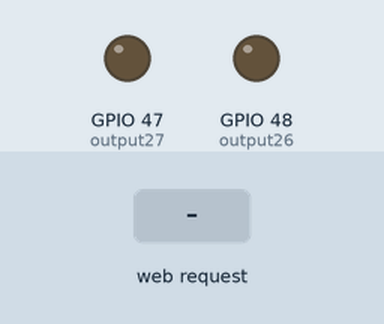
Bench run of a sketch on a simulated ESP32. On the bench: output pins drawn as LEDs (lit = HIGH). The test bench sets the inputs (shaded band). WiFi joins after 1.5 s; servers stay silent unless stated; what the sketch prints to the serial monitor is not drawn.

Above: at 2.7 s.
2.8 s: HTTP request GET /26/on received
At 4.0 s:
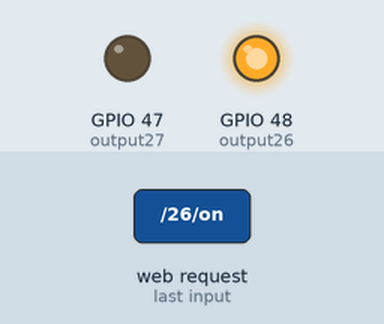
4.3 s: HTTP request GET /27/on received
At 5.2 s:
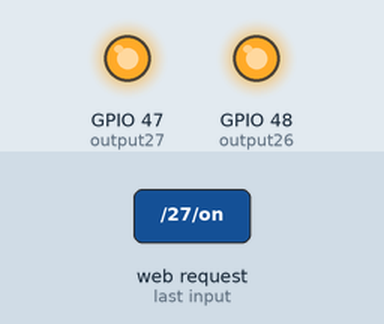
5.8 s: HTTP request GET /26/off received
At 6.3 s:
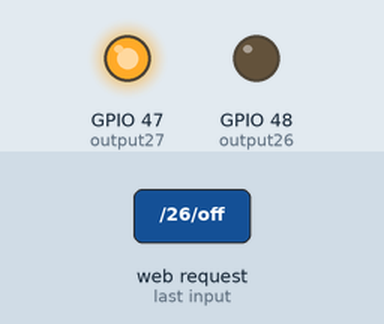
7.3 s: HTTP request GET /27/off received
At 8.7 s:
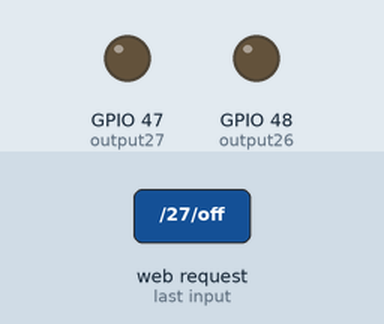
Timing chart, 0 to 9.8 s (numbered marks = the images above; inputs shaded):
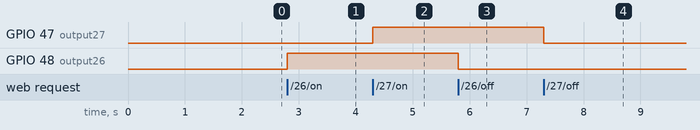

The sketch:

02_WiFi_STA_Web_Auth.ino
```cpp
// (licence header left out)
#include <WiFi.h>
#include <WebServer.h>

// Replace with your network credentials
const char* ssid = "Nightingale_IoT";
const char* password = "1122334455";

// Username and password for web page access
const char* http_username = "admin";
const char* http_password = "123456";

// Assign output variables to GPIO pins
const int output26 = 48;
const int output27 = 47;
String output26State = "off";
String output27State = "off";

// Create a web server object
WebServer server(80);

// Function to authenticate user
bool isAuthenticated() {
  if (!server.authenticate(http_username, http_password)) {
    server.requestAuthentication();
    return false;
  }
  return true;
}

// Function to handle turning GPIO 26 on
void handleGPIO26On() {
  if (!isAuthenticated()) return;
  output26State = "on";
  digitalWrite(output26, HIGH);
  handleRoot();
}

// Function to handle turning GPIO 26 off
void handleGPIO26Off() {
  if (!isAuthenticated()) return;
  output26State = "off";
  digitalWrite(output26, LOW);
  handleRoot();
}

// Function to handle turning GPIO 27 on
void handleGPIO27On() {
  if (!isAuthenticated()) return;
  output27State = "on";
  digitalWrite(output27, HIGH);
  handleRoot();
}

// Function to handle turning GPIO 27 off
void handleGPIO27Off() {
  if (!isAuthenticated()) return;
  output27State = "off";
  digitalWrite(output27, LOW);
  handleRoot();
}

// Function to handle the root URL and show the current states
void handleRoot() {
  if (!isAuthenticated()) return;

  String html = "<!DOCTYPE html><html><head><meta name=\"viewport\" content=\"width=device-width, initial-scale=1\">";
  html += "<link rel=\"icon\" href=\"data:,\">";
  html += "<style>html { font-family: Helvetica; display: inline-block; margin: 0px auto; text-align: center;}";
  html += ".button { background-color: #4CAF50; border: none; color: white; padding: 16px 40px; text-decoration: none; font-size: 30px; margin: 2px; cursor: pointer;}";
  html += ".button2 { background-color: #555555; }</style></head>";
  html += "<body><h1>ESP32 Web Server</h1>";

  // Display GPIO 26 controls
  html += "<p>GPIO 26 - State " + output26State + "</p>";
  if (output26State == "off") {
    html += "<p><a href=\"/26/on\"><button class=\"button\">ON</button></a></p>";
  } else {
    html += "<p><a href=\"/26/off\"><button class=\"button button2\">OFF</button></a></p>";
  }

  // Display GPIO 27 controls
  html += "<p>GPIO 27 - State " + output27State + "</p>";
  if (output27State == "off") {
    html += "<p><a href=\"/27/on\"><button class=\"button\">ON</button></a></p>";
  } else {
    html += "<p><a href=\"/27/off\"><button class=\"button button2\">OFF</button></a></p>";
  }

  html += "</body></html>";
  server.send(200, "text/html", html);
}

void setup() {
  Serial.begin(115200);

  // Initialize the output variables as outputs
  pinMode(output26, OUTPUT);
  pinMode(output27, OUTPUT);
  // Set outputs to LOW
  digitalWrite(output26, LOW);
  digitalWrite(output27, LOW);

  // Connect to Wi-Fi network
  Serial.print("Connecting to ");
  Serial.println(ssid);
  WiFi.mode(WIFI_STA);
  WiFi.begin(ssid, password);
  while (WiFi.status() != WL_CONNECTED) {
    delay(500);
    Serial.print(".");
  }
  Serial.println("");
  Serial.println("WiFi connected.");
  Serial.println("IP address: ");
  Serial.println(WiFi.localIP());

  // Set up the web server to handle different routes with authentication
  server.on("/", handleRoot);
  server.on("/26/on", handleGPIO26On);
  server.on("/26/off", handleGPIO26Off);
  server.on("/27/on", handleGPIO27On);
  server.on("/27/off", handleGPIO27Off);

  // Start the web server
  server.begin();
  Serial.println("HTTP server started");
}

void loop() {
  // Handle incoming client requests
  server.handleClient();
}
```

Measured:
- after the input at 2.8 s, GPIO 48 (output26): LOW → HIGH at once
- after the input at 4.3 s, GPIO 47 (output27): LOW → HIGH at once
- after the input at 5.8 s, GPIO 48 (output26): HIGH → LOW at once
- after the input at 7.3 s, GPIO 47 (output27): HIGH → LOW at once
